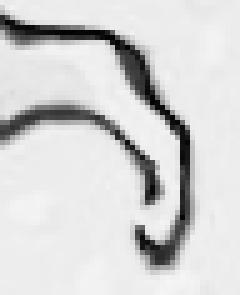
#> input picture template.png, 48 x 59 px (shown 5 times larger)
$ python -i utils.py   (imports and definitions only)
#> lines starting #> are read from the running program, lines starting #| are printed output that depends on the picture; after the words box and inside, x2 and y2 are one past the last pixel; in counts of white or black regions, pixels touching at a corner belong together
#> further down, picture is the input picture: shape (59, 48); min 2, max 245, mean 211.2
"""
Utility functions for centerline extraction from claw images.
Contains skeleton extraction, pruning, and path finding algorithms.
"""

import cv2
import numpy as np
from collections import deque
from skimage.morphology import skeletonize, remove_small_objects


# ====== Helper Functions for Image Processing ======

# [220 lines left out: functions get_8_neighbors_values, get_8_neighbors_coords, count_skeleton_neighbors, bfs_farthest_node, zhang_suen_thinning, not called in this run]


def robust_skeleton(binary_img, min_branch_length=40, border_size=8, verbose=False):
    """
    2025 永不翻车版 robust_skeleton —— 无警告、无黑图、无误杀
    """
#> called with min_branch_length = 40, border_size = 8, verbose = False
    h, w = binary_img.shape
#> h = 59; w = 48
    orig_white = np.sum(binary_img > 0)
#> orig_white = 2832
    if verbose:
        print(f"  Input: {h}x{w}, white pixels: {orig_white}")

    # Step 1: 智能防贴边（只在真的贴边时才动手）
    border = border_size
    if (np.any(binary_img[:border, :]>0) or np.any(binary_img[-border:,:]>0) or
        np.any(binary_img[:,:border]>0) or np.any(binary_img[:,-border:]>0)):
        mask = np.ones_like(binary_img, bool)
        mask[:border, :] = mask[-border:, :] = mask[:, :border] = mask[:, -border:] = False
        clean = binary_img.copy()
        clean[~mask] = 0
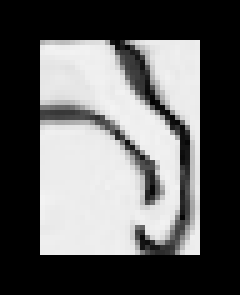
#> clean: shape (59, 48) (shown 5 times larger); min 0, max 243, mean 97.6
        if verbose:
            print(f"  Border cleaned: removed {orig_white - np.sum(clean>0)} pixels")
    else:
        clean = binary_img.copy()

    # Step 2: 骨架化
    skeleton = skeletonize(clean > 0)                     # 输出就是 bool
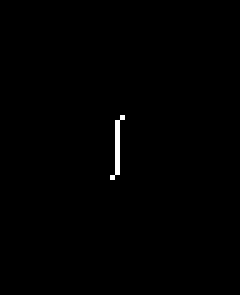
#> skeleton: shape (59, 48) bool (shown 5 times larger); 0.46% white in thin lines or dots, all inside (x1, y1, x2, y2) = (22, 23, 25, 36)

    # Step 3: 超级安全去毛刺（永别警告！）
    if min_branch_length > 0:
        before = np.sum(skeleton)
#> before = 13
        skeleton = remove_small_objects(skeleton, min_size=min_branch_length, connectivity=1)  # 现在 100% 是 bool
#> skeleton: shape (59, 48) bool; every value is 0
        after = np.sum(skeleton)
#> after = 0
        if before > 0 and after / before < 0.3:           # 删太多 = 误杀爪子
            if verbose:
                print(f"  Safety revert: {before}→{after}, too much removed!")
            skeleton = skeletonize(clean > 0)
        if verbose:
            print(f"  After pruning: {np.sum(skeleton)} pixels")

    # Step 4: 最后保险（骨架彻底没了就强行救活）
    if np.sum(skeleton) == 0 and orig_white > 200:
        if verbose:
            print("  Emergency recovery: using largest connected component")
        n, labels = cv2.connectedComponents(binary_img)
        if n > 1:
            largest = np.argmax(np.bincount(labels.flat)[1:]) + 1
            skeleton = skeletonize(labels == largest)

    return skeleton.astype(np.uint8) * 255

# [197 lines left out: functions extract_centerline_distance_transform, prune_skeleton, extract_longest_path_from_skeleton, not called in this run]

>>> import cv2
>>> picture = cv2.imread('template.png', cv2.IMREAD_GRAYSCALE)
>>> result = robust_skeleton(picture)
